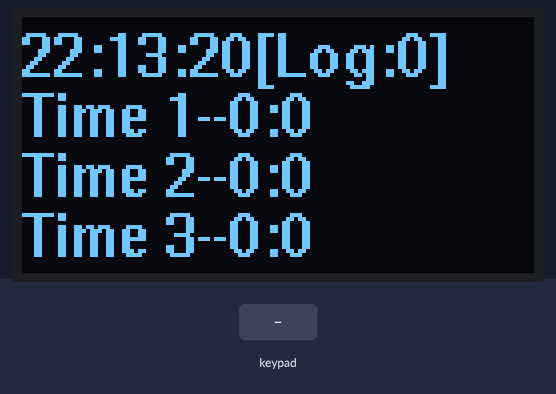
A sketch run on a simulated Arduino Uno, built with avr-gcc and run on an emulated ATmega328P. Shown: 128×64 one-colour display. The inputs (shaded band) are chosen by the test bench. The local clock reads 2024-03-15 10:24:30 at power-on unless the sketch sets it.

Above: at 1.6 s.
1.7 s: keypad keys 9 8 7 6 # pressed 0.607 s apart
At 7.6 s:
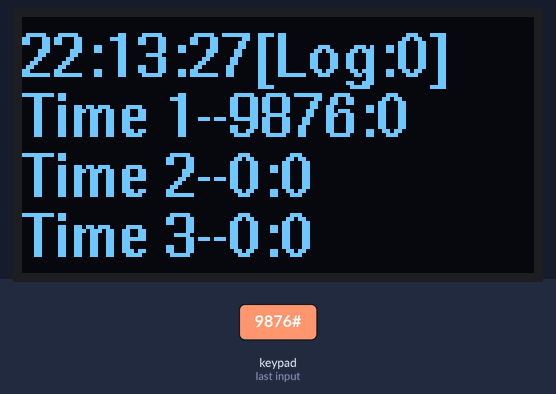
7.7 s: key 'b' pressed
At 9.5 s:
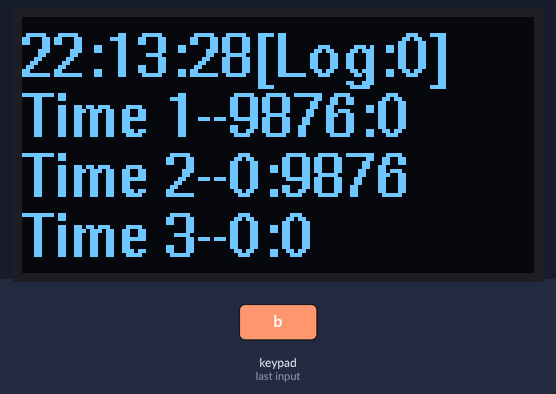
10.7 s: key 'c' pressed
At 12.5 s:
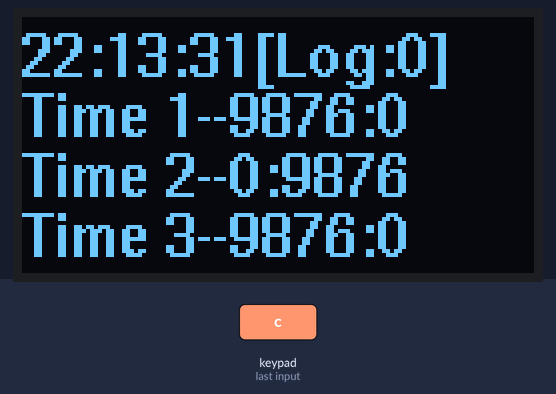
Timing chart, 0 to 14.0 s (numbered marks = the images above; inputs shaded):
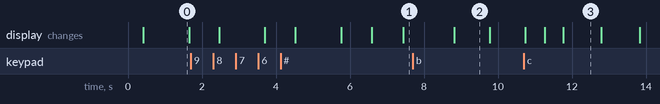

Measured:
- what the display in image 0 shows lasts 1.3 s, from 0.4 s to 1.7 s
- what the display in image 2 shows lasts 1.0 s, from 8.8 s to 9.8 s

The sketch:

Cat_Feeder.ino
```cpp
//include libraries
#include <U8glib.h>
#include <RtcDS3231.h>
#include <Wire.h>
#include <Stepper.h>
#include <Keypad.h>

//define keypad rows and columns
const int ROW_NUM = 4;
const int COLUMN_NUM = 4;
char keys[ROW_NUM][COLUMN_NUM] = {
  {'1', '2', '3', 'a'},
  {'4', '5', '6', 'b'},
  {'7', '8', '9', 'c'},
  {'*', '0', '#', 'd'}
};
byte pin_rows[ROW_NUM] = {9, 8, 7, 6};
byte pin_column[COLUMN_NUM] = {5, 4, 3, 2};

// Create variables
byte hours;
byte minutes;
byte seconds;
int motionSensorCount;
unsigned long timestamp;
const int stepsPerRevolution = 2048;
long hours_in1;
long minutes_in1;
long hours_in2;
long minutes_in2;
long hours_in3;
long minutes_in3;
String didgitsString;
long didgitsInt;


// create input dependant booleans
bool time1() {
  return (hours == hours_in1 && minutes == minutes_in1 && seconds == 0);
}
bool time2() {
  return (hours == hours_in2 && minutes == minutes_in2 && seconds == 0);
}
bool time3() {
  return (hours == hours_in3 && minutes == minutes_in3 && seconds == 0);
}

//define oled
U8GLIB_SSD1306_128X64 oled(U8G_I2C_OPT_NONE);

//define rtc mocule (clock)
RtcDS3231<TwoWire> rtcModule(Wire);

//define stepper and setting pins and steps per revolution
Stepper myStepper(stepsPerRevolution, 10, 11, 12, 13);

//define keypad
Keypad keypad = Keypad( makeKeymap(keys), pin_rows, pin_column, ROW_NUM, COLUMN_NUM );

void setup() {
  // Begin serial
  Serial.begin(9600);

  // Begin rtcmodule
  rtcModule.Begin();

  // Update RTC module time to compilation time
  RtcDateTime compiled = RtcDateTime(__DATE__, __TIME__);
  rtcModule.SetDateTime(compiled);

  //set stepper speed
  myStepper.setSpeed(16);

  // limit time digits to 2 digits
  didgitsString.reserve(2);
}

void loop(void) {
  //Update time from clock modlue
  rtcUpdate();

  //run motionsensorfunction
 // motionsensor();

  // Refresh picture
  oled.firstPage();
  do {
    draw();
  } while (oled.nextPage());

  //run stepperfunction
  movestepper();

  //run input function
  keypadinput();
}

//update time
void rtcUpdate(void) {
  RtcDateTime now = rtcModule.GetDateTime();
  hours = now.Hour();
  minutes = now.Minute();
  seconds = now.Second();
}

//oled function
void draw(void) {
  // Set font to Helvetica size 10
  oled.setFont(u8g_font_helvB10);
  //print strings and variables
  oled.drawStr(0, 15, String(String(hours) + ":" + String(minutes) + ":" + String(seconds) + "[Log:" + String(motionSensorCount) + "]").c_str());
  oled.drawStr(0, 30, String("Time 1--" + String(hours_in1) + ":" + String(minutes_in1)).c_str());
  oled.drawStr(0, 45, String("Time 2--" + String(hours_in2) + ":" + String(minutes_in2)).c_str());
  oled.drawStr(0, 60, String("Time 3--" + String(hours_in3) + ":" + String(minutes_in3)).c_str());
}

//function to turn off the stepper after it moves to avoid overheating
void turnoffstepper(void) {
  digitalWrite(10, LOW);
  digitalWrite(11, LOW);
  digitalWrite(12, LOW);
  digitalWrite(13, LOW);
}

//stepper function, if any of time boleans are true the stepper turns 1/4 revolution
void movestepper(void) {
  if (time1() || time2() || time3()) {
    Serial.println("Feed_cat");
    myStepper.step(stepsPerRevolution / 4);
    turnoffstepper();
  }
}

//motionsensor function, if the sensor sends a signal and its been 30s since last signal increase the counter by 1
//void motionsensor(void) {
//  if (digitalRead(1) == HIGH && (millis() - timestamp) > 30000) {
//    motionSensorCount += 1;
//    timestamp = millis();
//  }
//}

//function to input time into the time variables, after inputing a 2 digit number press a corresponding key to set it to a variable
void keypadinput(void) {
  char key = keypad.getKey();
  if (key) {
    if (key >= '0' && key <= '9') {
      didgitsString += key;
      didgitsInt = didgitsString.toInt();
    }
    else if (key == '#') {
      hours_in1 = didgitsInt;
      didgitsString = "";
    }
    else if (key == '*') {
      minutes_in1 = didgitsInt;
      didgitsString = "";
    }
    else if (key == 'a') {
      hours_in2 = didgitsInt;
      didgitsString = "";
    }
    else if (key == 'b') {
      minutes_in2 = didgitsInt;
      didgitsString = "";
    }
    else if (key == 'c') {
      hours_in3 = didgitsInt;
      didgitsString = "";
    }
    else if (key == 'd') {
      minutes_in3 = didgitsInt;
      didgitsString = "";
    }
  }
}
```
